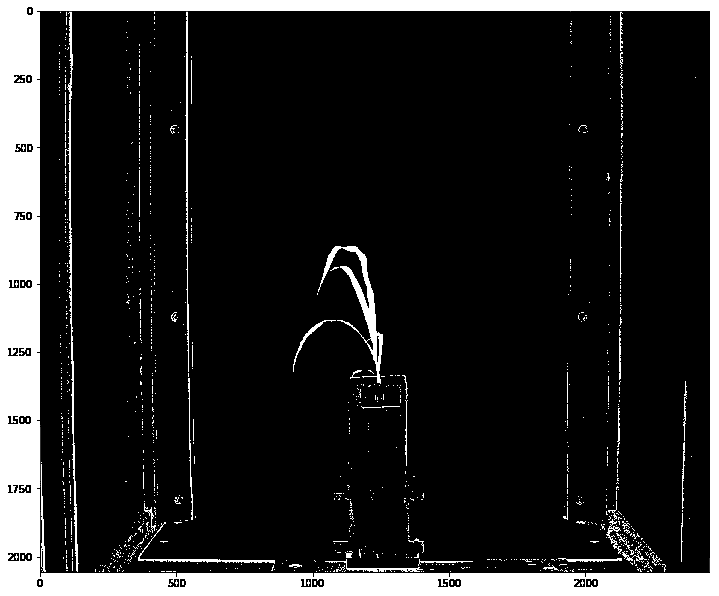
#> input picture 23. image substraction/plant_img.jpg, 719 x 596 px
$ jupyter execute 'image substraction.ipynb'
#> lines starting #> are read from the running program, lines starting #| are printed output that depends on the picture
[cell 1]
import cv2
image1 = cv2.imread("plant_img.jpg")
#> image1 is the input picture: shape (596, 719, 3); min 0, max 255, mean 35.3
image2 = cv2.imread("background_img.jpg")
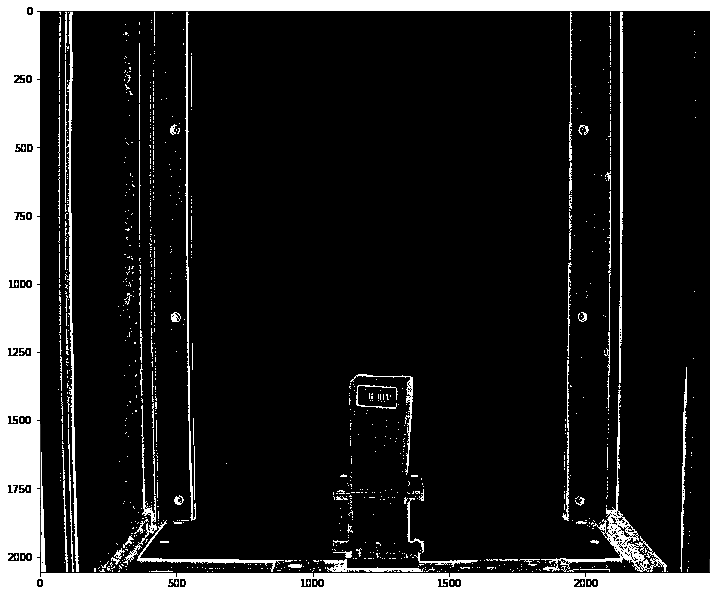
#> input picture 23. image substraction/background_img.jpg, 719 x 596 px
#> image2 is the input picture: shape (596, 719, 3); min 0, max 255, mean 38.7
image3 = image1 - image2
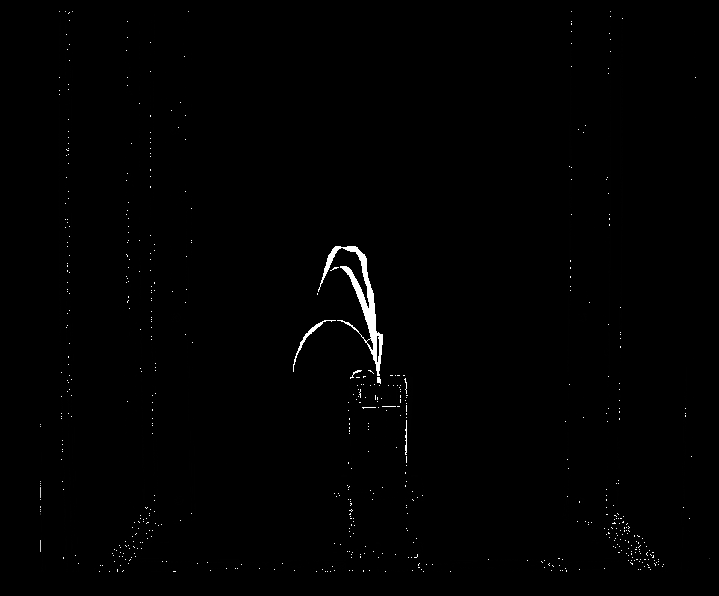
#> image3: shape (596, 719, 3); min 0, max 255, mean 1.6

[cell 2]
cv2.imwrite("image3.jpg",image3 )
#> Out = True
